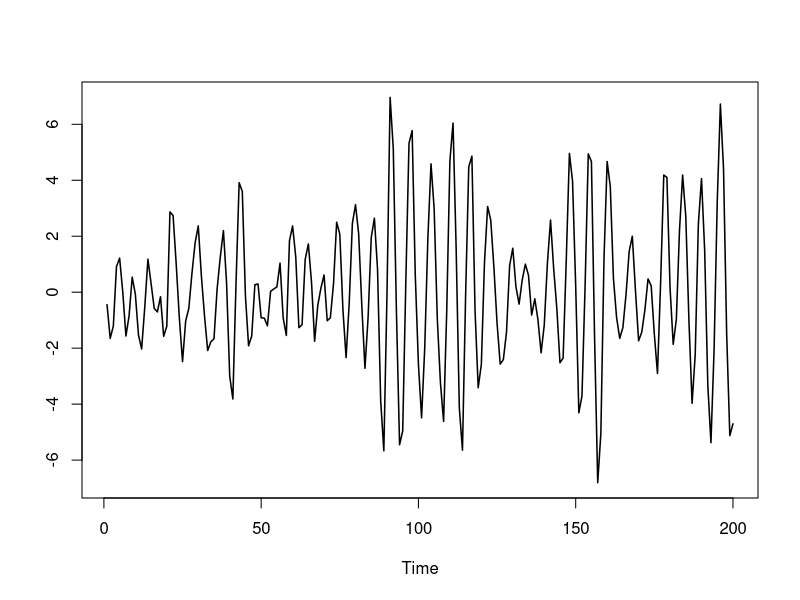
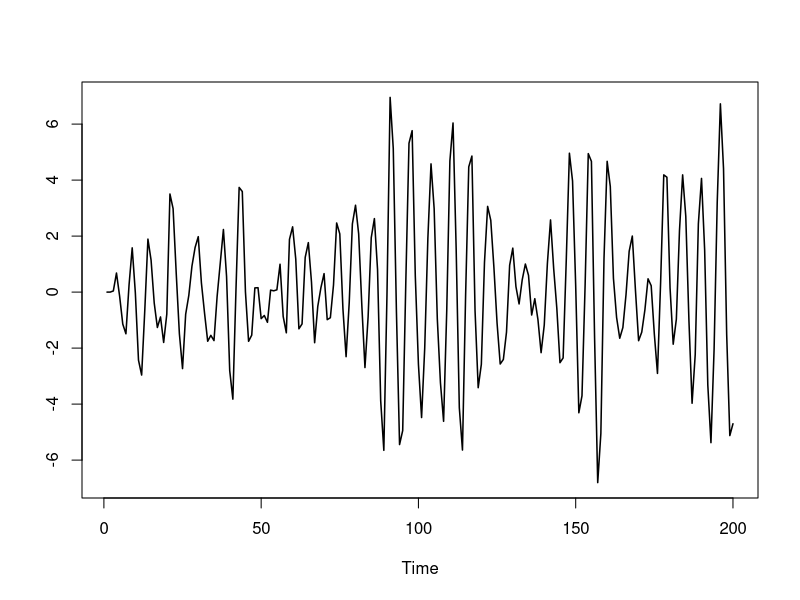
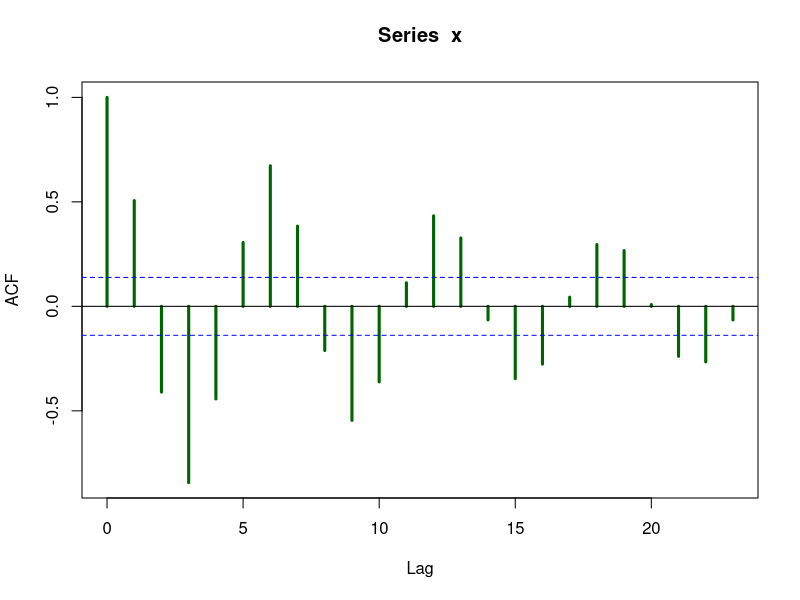
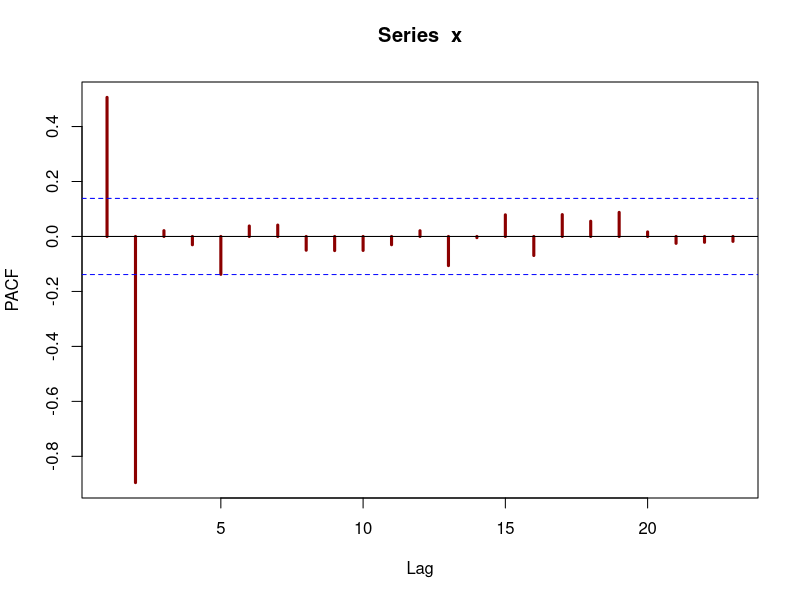

The R source for these figures, in order:
## ---- chunk 1
knitr::opts_chunk$set(echo = TRUE)
## ---- chunk 2
set.seed(1000)
w = rnorm(200,0,1)
x=filter(w,filter=c(1,-.9), method="recursive") 
plot.ts(x,lwd=1.5,ylab='')
## ---- chunk 3
#### Another method
y<-double(200)
y[1] <- 0
y[2] <- 0
for (i in 3:200)
{
  y[i] <- y[i-1]-0.9*y[i-2]+w[i]
}
y<-window(ts(y))
plot(y,lwd=1.5,ylab='')
## ---- chunk 4
library(stats)
a<-acf(x,type='correlation',ylab='ACF',lwd=3,col="darkgreen")
## ---- chunk 5
library(stats)
b<-pacf(x,ylab='PACF',lwd=3,col="darkred")
